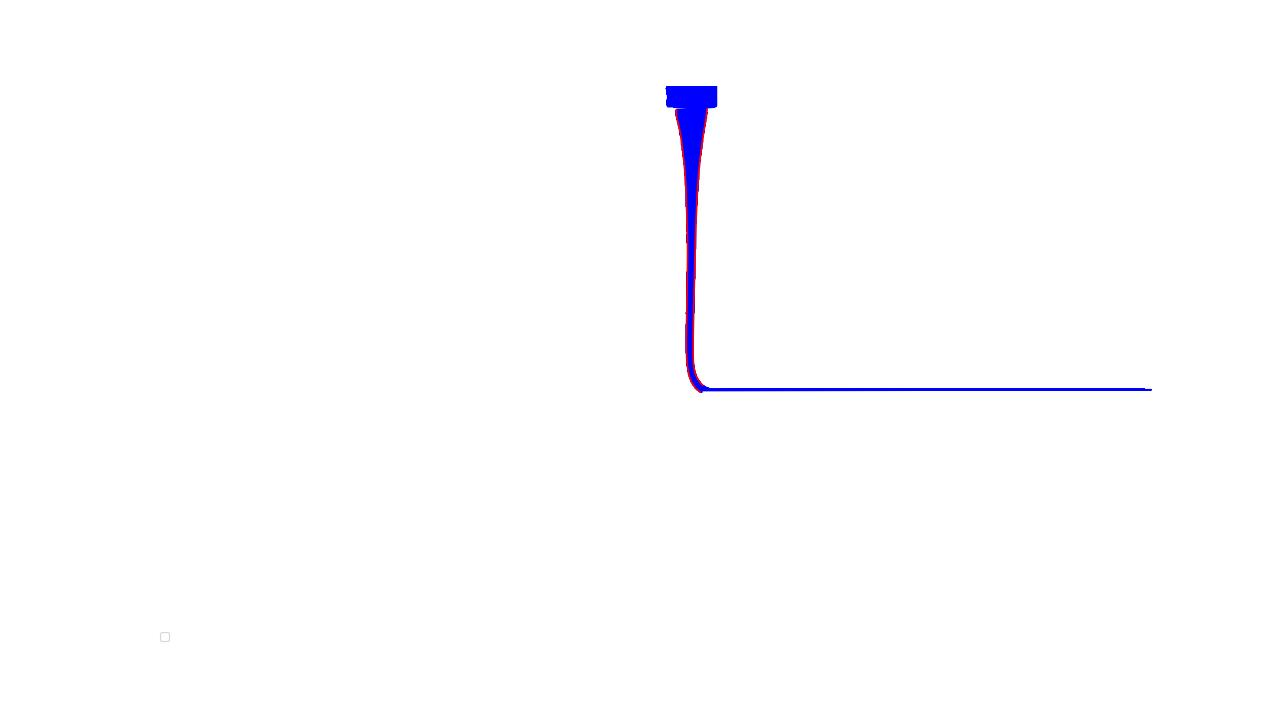
#> input picture Python/historyData/1.jpg, 1280 x 720 px, found by its file name
$ python contour.py
#> lines starting #> are read from the running program, lines starting #| are printed output that depends on the picture
import math
import numpy as np
import matplotlib.pyplot as plt


# 生成高斯核
def gaussian_create():
    sigma1 = sigma2 = 1
    gaussian_sum = 0
    g = np.zeros([3, 3])
    for i in range(3):
        for j in range(3):
            g[i, j] = math.exp(-1 / 2 * (np.square(i - 1) / np.square(sigma1)
                                         + (np.square(j - 1) / np.square(sigma2)))) / (
                              2 * math.pi * sigma1 * sigma2)
            gaussian_sum = gaussian_sum + g[i, j]
    g = g / gaussian_sum  # 归一化
    return g


# 产生灰度图
def gray_fuc(rgb):
    return np.dot(rgb[..., :3], [0.299, 0.587, 0.114])


# 高斯卷积
def gaussian_blur(gray_img, g):

	# gray_img:灰度图
	# g:高斯核

    gray_img = np.pad(gray_img, ((1, 1), (1, 1)), constant_values=0)  # 填充
    h, w = gray_img.shape
    new_gray_img = np.zeros([h - 2, w - 2])
    for i in range(h - 2):
        for j in range(w - 2):
            new_gray_img[i, j] = np.sum(gray_img[i:i + 3, j:j + 3] * g)
    return new_gray_img


# 求高斯偏导
def partial_derivative(new_gray_img):

	# new_gray_img:高斯卷积后的灰度图

    new_gray_img = np.pad(new_gray_img, ((0, 1), (0, 1)), constant_values=0)  # 填充
    h, w = new_gray_img.shape
    dx_gray = np.zeros([h - 1, w - 1])  # 用来存储x方向偏导
    dy_gray = np.zeros([h - 1, w - 1])  # 用来存储y方向偏导
    df_gray = np.zeros([h - 1, w - 1])  # 用来存储梯度强度
    for i in range(h - 1):
        for j in range(w - 1):
            dx_gray[i, j] = new_gray_img[i, j + 1] - new_gray_img[i, j]
            dy_gray[i, j] = new_gray_img[i + 1, j] - new_gray_img[i, j]
            df_gray[i, j] = np.sqrt(np.square(dx_gray[i, j]) + np.square(dy_gray[i, j]))
    return dx_gray, dy_gray, df_gray


# 非极大值抑制
def non_maximum_suppression(dx_gray, dy_gray, df_gray):

	# dx_gray:x方向梯度矩阵
	# dy_gray:y方向梯度矩阵
	# df_gray:梯度强度矩阵

    df_gray = np.pad(df_gray, ((1, 1), (1, 1)), constant_values=0)  # 填充
    h, w = df_gray.shape
    for i in range(1, h - 1):
        for j in range(1, w - 1):
            if df_gray[i, j] != 0:
                gx = math.fabs(dx_gray[i - 1, j - 1])
                gy = math.fabs(dy_gray[i - 1, j - 1])
                if gx > gy:
                    weight = gy / gx
                    grad1 = df_gray[i + 1, j]
                    grad2 = df_gray[i - 1, j]
                    if gx * gy > 0:
                        grad3 = df_gray[i + 1, j + 1]
                        grad4 = df_gray[i - 1, j - 1]
                    else:
                        grad3 = df_gray[i + 1, j - 1]
                        grad4 = df_gray[i - 1, j + 1]
                else:
                    weight = gx / gy
                    grad1 = df_gray[i, j + 1]
                    grad2 = df_gray[i, j - 1]
                    if gx * gy > 0:
                        grad3 = df_gray[i + 1, j + 1]
                        grad4 = df_gray[i - 1, j - 1]
                    else:
                        grad3 = df_gray[i + 1, j - 1]
                        grad4 = df_gray[i - 1, j + 1]
                t1 = weight * grad1 + (1 - weight) * grad3
                t2 = weight * grad2 + (1 - weight) * grad4
                if df_gray[i, j] > t1 and df_gray[i, j] > t2:
                    df_gray[i, j] = df_gray[i, j]
                else:
                    df_gray[i, j] = 0
    return df_gray


# 双阈值过滤
def double_threshold(df_gray, low, high):

	# df_gray:梯度强度矩阵
	# low:低阈值
	# high:高阈值

    h, w = df_gray.shape
    for i in range(1, h - 1):
        for j in range(1, w - 1):
            if df_gray[i, j] < low:
                df_gray[i, j] = 0
            elif df_gray[i, j] > high:
                df_gray[i, j] = 1
            elif (df_gray[i, j - 1] > high) or (df_gray[i - 1, j - 1] > high) or (
                    df_gray[i + 1, j - 1] > high) or (df_gray[i - 1, j] > high) or (df_gray[i + 1, j] > high) or (
                    df_gray[i - 1, j + 1] > high) or (df_gray[i, j + 1] > high) or (df_gray[i + 1, j + 1] > high):
                df_gray[i, j] = 1
            else:
                df_gray[i, j] = 0
    return df_gray


if __name__ == '__main__':
    # 读取图像
    img = plt.imread('1.jpg')
#> img is the input picture: shape (720, 1280, 3); mean R, G, B 253.5, 253.3, 254.6
    # 生成高斯核
    gaussian = gaussian_create()
    # 生成灰度图
    gray = gray_fuc(img)
    # 高斯卷积
    new_gray = gaussian_blur(gray, gaussian)
#> in gaussian_blur, `gray_img = np.pad(gray_img, ((1, 1), (1, 1)), constant_values=0)`:
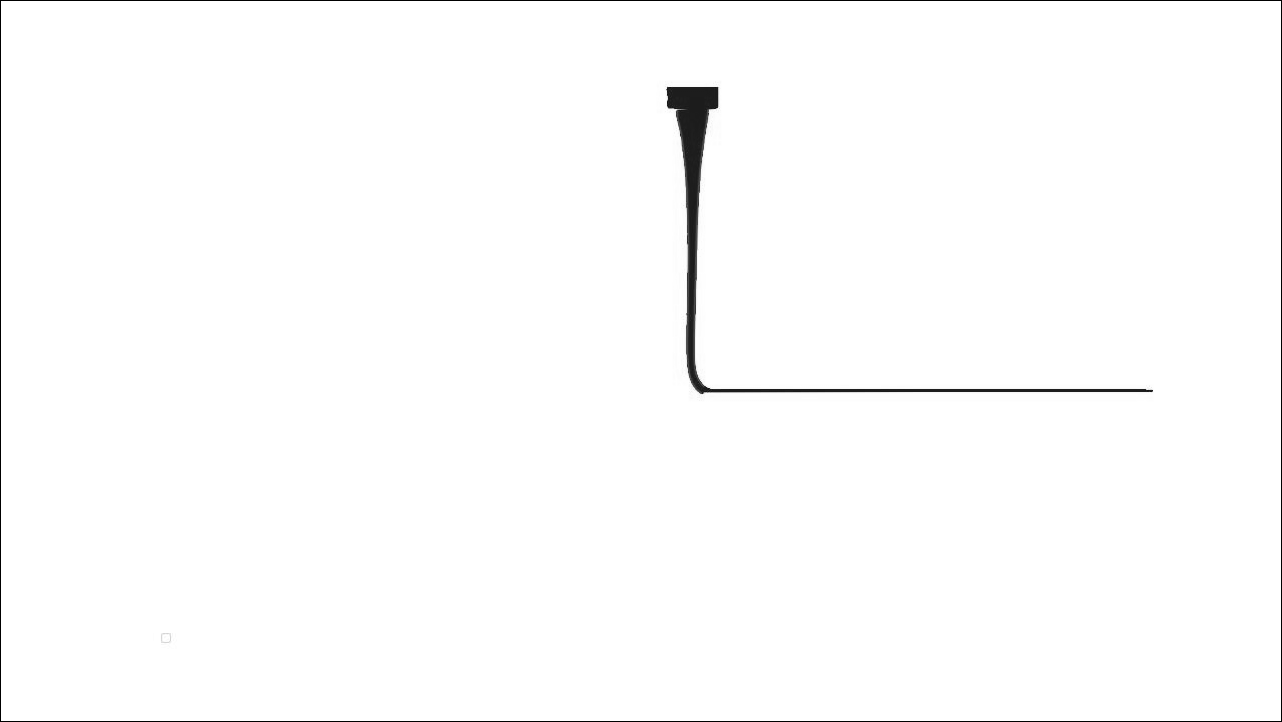
#> gray_img: shape (722, 1282) float64; min 0, max 255, mean 252.4
    # 求偏导
    d = partial_derivative(new_gray)
#> after the loop in partial_derivative, `for i in range(h - 1):`:
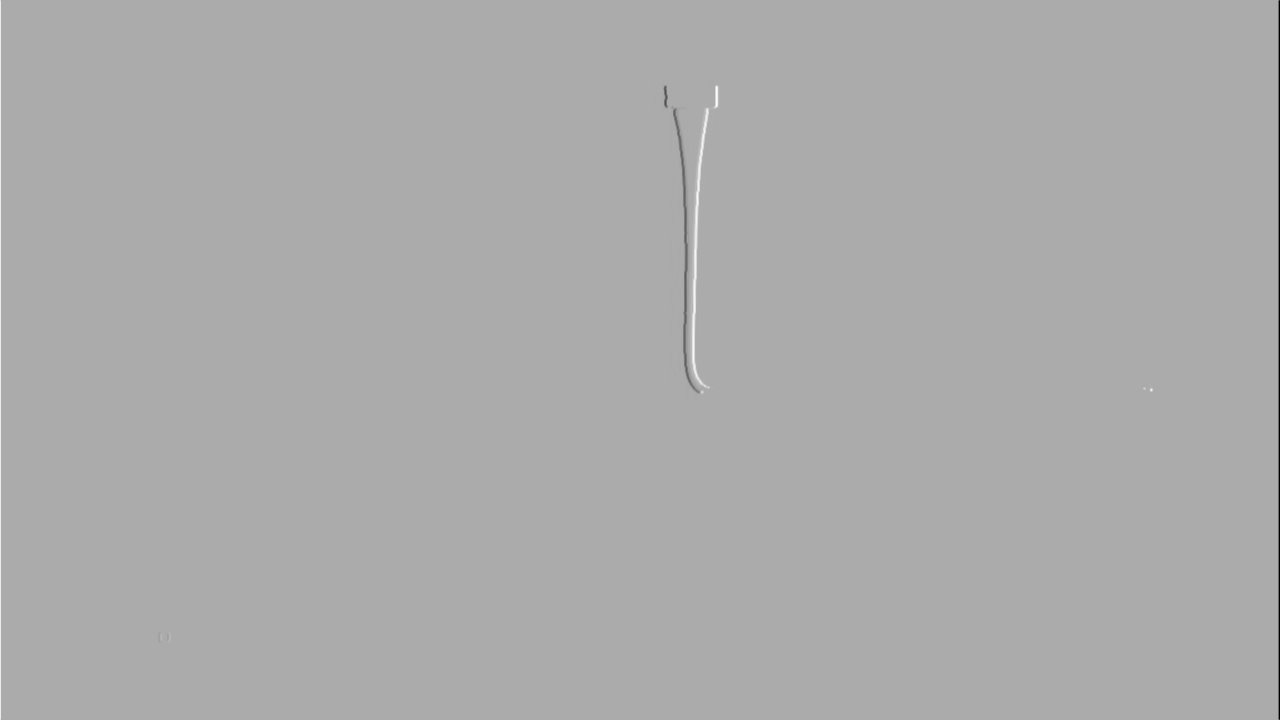
#> dx_gray: shape (720, 1280) float64; min -185.1, max 90.47, mean -0.1; drawn with min black and max white
    dx = d[0]
    dy = d[1]
    df = d[2]
    # 非极大值抑制
    new_df = non_maximum_suppression(dx, dy, df)
#> after the loop in non_maximum_suppression, `for i in range(1, h - 1):`:
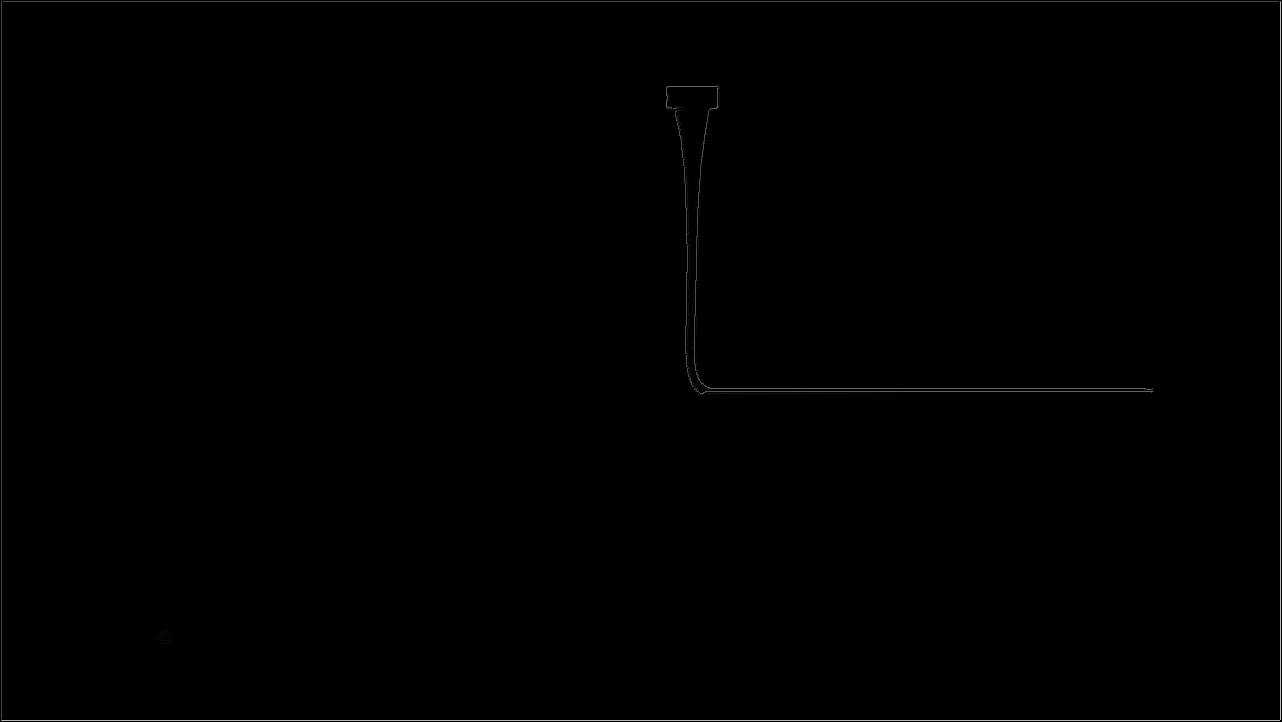
#> df_gray: shape (722, 1282) float64; min 0, max 191.9, mean 0.7
    # 双阈值过滤,并将图像转换成转化二值图
    low_threshold = 0.15 * np.max(new_df)
#> low_threshold = 28.79
    high_threshold = 0.2 * np.max(new_df)
#> high_threshold = 38.39
    result = double_threshold(new_df, low_threshold, high_threshold)
#> after the loop in double_threshold, `for i in range(1, h - 1):`:
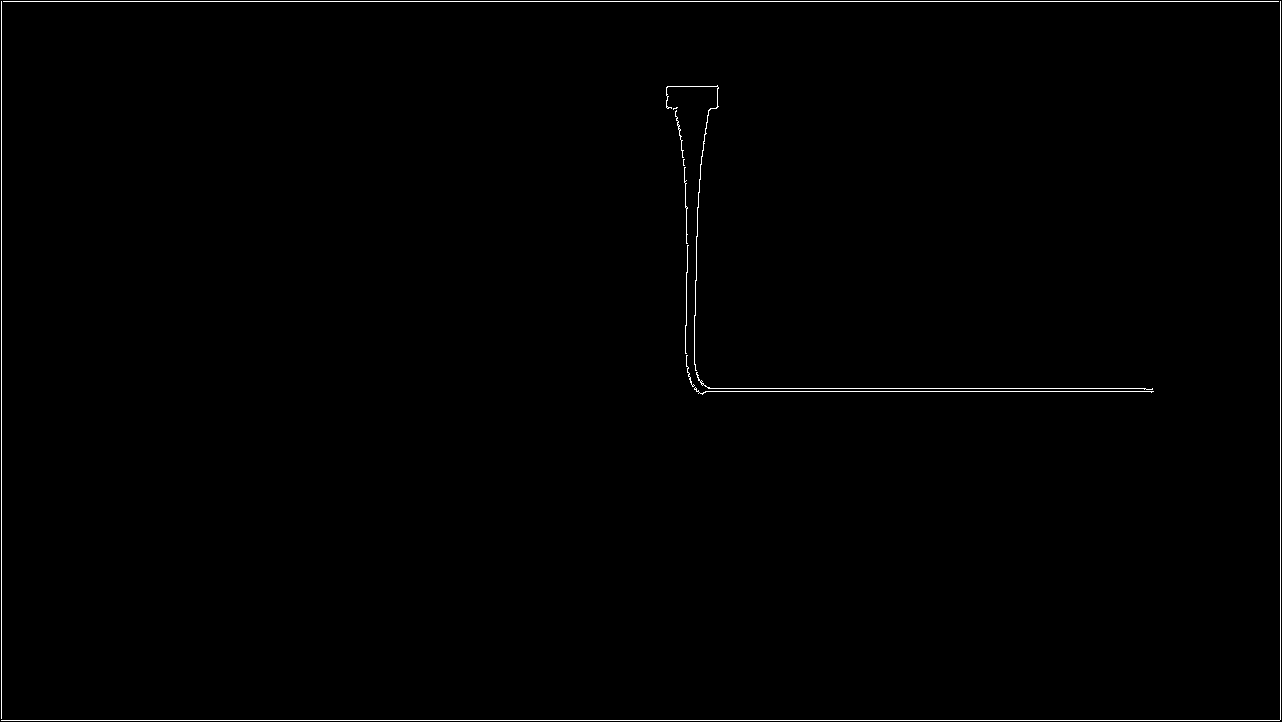
#> df_gray: shape (722, 1282) float64; values 0 (black) and 1 (white), 0.61% white in thin lines or dots
    # 输出图像
    plt.imshow(result, cmap="gray")
    plt.axis("off")
    plt.show()
